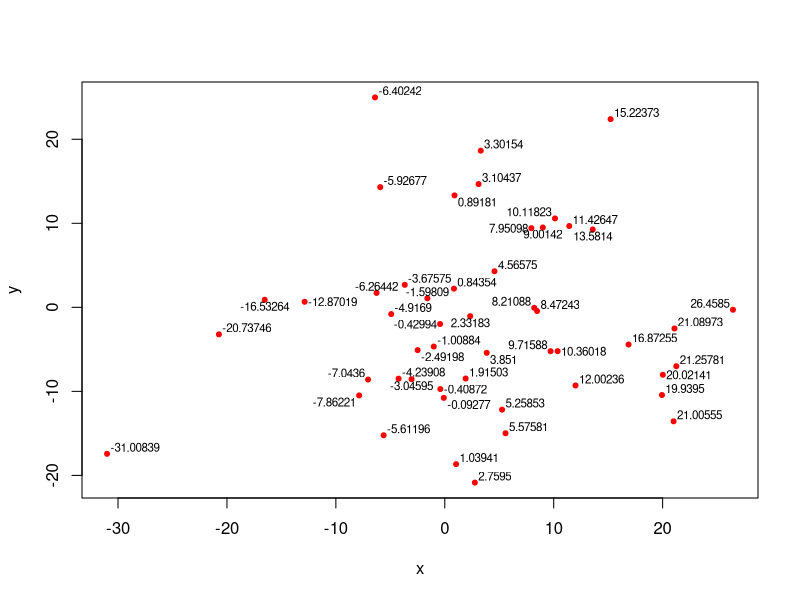

The R source for this figure:
# http://en.wikipedia.org/wiki/Automatic_label_placement
# http://www.szoraster.com/Cartography/PracticalExperience.htm
# http://www.eecs.harvard.edu/~shieber/Projects/Carto/carto.html
# http://i11www.iti.uni-karlsruhe.de/map-labeling/bibliography/


pointLabel <- function(x, y = NULL, labels = seq(along = x), cex = 1,
                       method = c("SANN", "GA"),
                       allowSmallOverlap = FALSE,
                       trace = FALSE,
                       doPlot = TRUE,
                       ...)
{
  if (!missing(y) && (is.character(y) || is.expression(y))) {
    labels <- y
    y <- NULL
  }
  if (is.factor(labels)) 
    labels <- as.character(labels)
  z = xy.coords(x, y, recycle = TRUE)
  x = z$x
  y = z$y
  if (length(labels) < length(x))
    labels = rep(labels, length(x))
  
  method <- match.arg(method)
  
  boundary = par()$usr
  image_width = boundary[2] - boundary[1]
  image_height = boundary[4] - boundary[3]
  if (allowSmallOverlap) # default to 2% of the image size
    nudgeFactor = .02*(abs(boundary[1] + 1i*boundary[2] - boundary[3] - 1i*boundary[4]))

  n_labels = length(x)
                         
  # There are eight possible alignment codes, corresponding to the 
  # corners and side mid-points of the rectangle
  # Codes are 1:8
  # Code 7 is the most preferred
  xBoundary = image_width * 0.01 # add a small boundary around the rectangle
  yBoundary = image_height * 0.01
  width = strwidth(labels, units = "user", cex = cex) + xBoundary
  height = strheight(labels, units = "user", cex = cex) + yBoundary
  gen_offset <- function(code)
         c(-1, -1, -1,  0,  0,  1,  1,  1)[code] * (width/2) +
    1i * c(-1,  0,  1, -1,  1, -1,  0,  1)[code] * (height/2)
  
  
  # Finds intersection area of two rectangles
  rect_intersect <- function(xy1, offset1, xy2, offset2) {
    w = pmin(Re(xy1+offset1/2), Re(xy2+offset2/2)) - pmax(Re(xy1-offset1/2), Re(xy2-offset2/2))   
    h = pmin(Im(xy1+offset1/2), Im(xy2+offset2/2)) - pmax(Im(xy1-offset1/2), Im(xy2-offset2/2))   
    w[w <= 0] = 0
    h[h <= 0] = 0
    w*h
  }
  
  nudge <- function(offset) {
    # Nudge the labels slightly if they overlap:
    doesIntersect = rect_intersect(xy[rectidx1] + offset[rectidx1], rectv[rectidx1],
                                   xy[rectidx2] + offset[rectidx2], rectv[rectidx2]) > 0
  
    pyth = abs(xy[rectidx1] + offset[rectidx1] - xy[rectidx2] - offset[rectidx2]) / nudgeFactor
    eps = 1.0e-10

    for (i in which(doesIntersect & pyth > eps)) {
      idx1 = rectidx1[i]
      idx2 = rectidx2[i]
      vect = (xy[idx1] + offset[idx1] - xy[idx2] - offset[idx2]) / pyth[idx1]
      offset[idx1] = offset[idx1] + vect
      offset[idx2] = offset[idx2] - vect
    }
    offset
  }
  
  objective <- function(gene) {
    offset = gen_offset(gene)

    # Allow for "bending" the labels a bit
    if (allowSmallOverlap) offset = nudge(offset)

    if (!is.null(rectidx1))
      area = sum(rect_intersect(xy[rectidx1] + offset[rectidx1], rectv[rectidx1],
                                xy[rectidx2] + offset[rectidx2], rectv[rectidx2]))
    else
      area = 0
      
    # Penalize labels which go outside the image area
    # Count points outside of the image
    n_outside = sum(Re(xy + offset - rectv/2) < boundary[1] | Re(xy + offset + rectv/2) > boundary[2] |
                    Im(xy + offset - rectv/2) < boundary[3] | Im(xy + offset + rectv/2) > boundary[4]) 
    area + n_outside * image_width * image_height
  }
  
   
  # Make a list of label rectangles in their reference positions,
  # centered over the map feature; the real labels are displaced
  # from these positions so as not to overlap
  # Note that some labels can be bigger than others
  xy = x + 1i * y
  rectv = width + 1i * height

  rectidx1 = rectidx2 = array(0, (length(x)^2 - length(x)) / 2)
  k=0
  for (i in 1:length(x))
    for (j in seq(len=(i-1))) {
      k = k + 1
      rectidx1[k] = i
      rectidx2[k] = j
    }
  canIntersect = rect_intersect(xy[rectidx1], 2 * rectv[rectidx1],
                                xy[rectidx2], 2 * rectv[rectidx2]) > 0
  rectidx1 = rectidx1[canIntersect]
  rectidx2 = rectidx2[canIntersect]
  if (trace) cat("possible intersects =", length(rectidx1), "\n")

  if (trace) cat("portion covered =", sum(rect_intersect(xy, rectv,xy,rectv))/(image_width*image_height),"\n")

  GA <- function() {
    # Make some starting genes
    n_startgenes = 1000     # size of starting gene pool 
    n_bestgenes = 30       # genes selected for cross-breeding
    prob = 0.2

    # Mutation function: O(n^2) time
    mutate <- function(gene) {
      offset = gen_offset(gene)
      # Directed mutation where two rectangles intersect
      doesIntersect = rect_intersect(xy[rectidx1] + offset[rectidx1], rectv[rectidx1],
                                     xy[rectidx2] + offset[rectidx2], rectv[rectidx2]) > 0
    
      for (i in which(doesIntersect)) {
        gene[rectidx1[i]] = sample(1:8, 1)
      }
      # And a bit of random mutation, too
      for (i in seq(along=gene))
        if (runif(1) <= prob)
          gene[i] = sample(1:8, 1)
      gene
    }
    
    # Crossbreed two genes, then mutate at "hot spots" where intersections remain
    crossbreed <- function(g1, g2)
      ifelse(sample(c(0,1), length(g1), repl = TRUE) > .5, g1, g2)


    genes = matrix(sample(1:8, n_labels * n_startgenes, repl = TRUE), n_startgenes, n_labels)
    
    for (i in 1:10) {
      scores = array(0., NROW(genes))
      for (j in 1:NROW(genes))
        scores[j] = objective(genes[j,])
      rankings = order(scores)
      genes = genes[rankings,]
      bestgenes = genes[1:n_bestgenes,]
      bestscore = scores[rankings][1]
      if (bestscore == 0) {
        if (trace) cat("overlap area =", bestscore, "\n")
        break
      }
      # At each stage, we breed the best genes with one another
      genes = matrix(0, n_bestgenes^2, n_labels)
      for (j in 1:n_bestgenes)
        for (k in 1:n_bestgenes)
          genes[n_bestgenes*(j-1) + k,] = mutate(crossbreed(bestgenes[j,], bestgenes[k,]))
      
      genes = rbind(bestgenes, genes)
      if (trace) cat("overlap area =", bestscore, "\n")
    }
    nx = Re(xy + gen_offset(bestgenes[1,]))
    ny = Im(xy + gen_offset(bestgenes[1,]))
    list(x = nx, y = ny)
  }
  SANN <- function() {
    # Make some starting "genes"
    #gene = sample(1:8, n_labels, repl = TRUE)
    gene = rep(8, n_labels)
    score = objective(gene)
    bestgene = gene
    bestscore = score
    T = 2.5
    for (i in 1:50) {
      k = 1
      for (j in 1:50) {
        newgene = gene
        newgene[sample(1:n_labels, 1)] = sample(1:8,1)
        newscore = objective(newgene)
        if (newscore < score || runif(1) < 1 - exp((newscore - score) / T)) {
          k = k + 1
          score = newscore
          gene = newgene
        }
        if (score <= bestscore) {
          bestscore = score
          bestgene = gene
        }
        if (bestscore == 0 || k == 10) break
      }
      if (bestscore == 0) break
      if (trace) cat("overlap area =", bestscore, "\n")
      T = 0.9 * T
    }
    
    if (trace) cat("overlap area =", bestscore, "\n")
    nx = Re(xy + gen_offset(bestgene))
    ny = Im(xy + gen_offset(bestgene))
    list(x = nx, y = ny)
  }
  if (method == "SANN")
    xy = SANN()
  else
    xy = GA()
  if (doPlot)
    text(xy, labels, cex = cex, ...)
  invisible(xy)
}

# Examples:
#set.seed(100)
n = 50
x = rnorm(n)*10
y = rnorm(n)*10
plot(x,y, col="red",pch=20)
pointLabel(x, y, as.character(round(x,5)), offset = 0, allowSmallOverlap = F,cex=.7, trace = TRUE)
pointLabel(x, y, as.character(round(x,5)), offset = 0, allowSmallOverlap = F,cex=.7, method = "GA", doPlot=F, trace = TRUE)

#plot(x,y, col="red",pch=20)
#pointLabel(x, y, expression(frac(sqrt(x+y),z)), offset = 0, allowSmallOverlap = F,cex=.9)
#pointLabel(x[1:4], y[1:4], as.character(round(x[1:4],7)), offset = 0, allowSmallOverlap = F)
#pointLabel(x[-1], y[-1], as.character(round(x[-1],7)), offset = 0, allowSmallOverlap = F)
